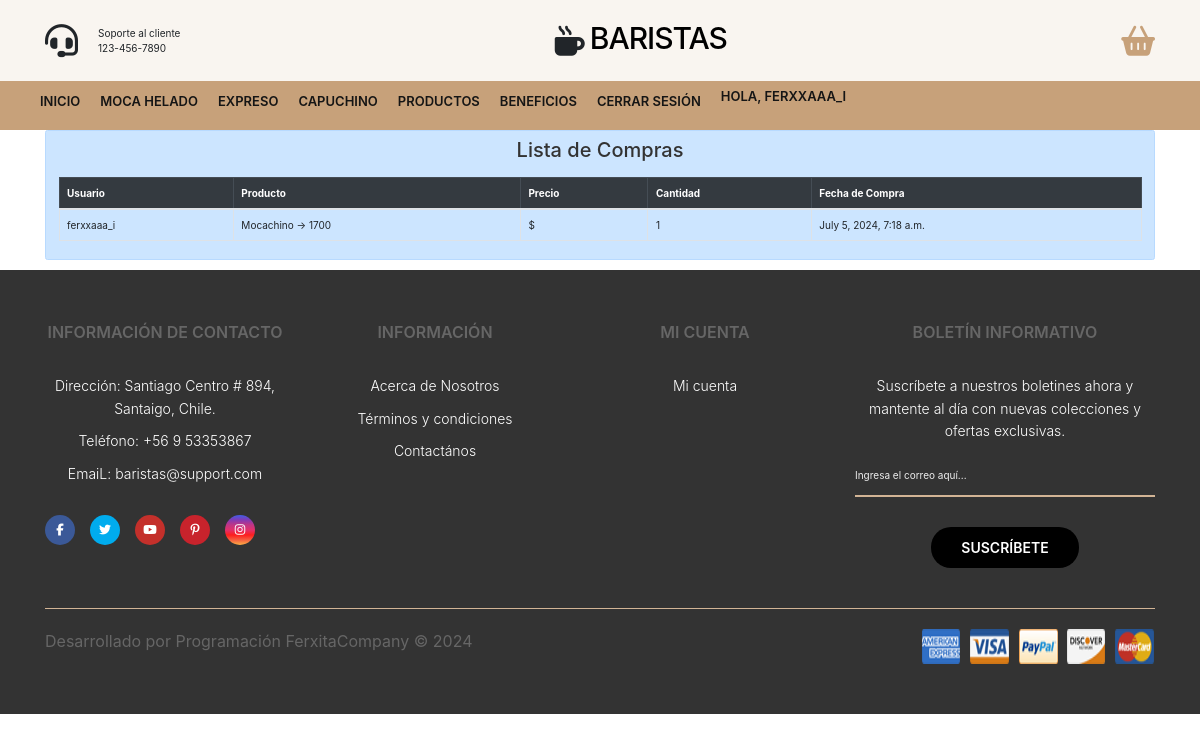
The page /proyecto/admin/lista-compras/ (signed in) on the database its author committed.
### proyecto/models.py (models this page shows, shortened)
class Compra(models.Model):
    usuario = models.ForeignKey(User, on_delete=models.CASCADE)
    producto = models.ForeignKey(Producto, on_delete=models.CASCADE)
    cantidad = models.PositiveIntegerField(default=1)
    precio_unitario = models.DecimalField(max_digits=10, decimal_places=0)
    total = models.DecimalField(max_digits=10, decimal_places=0)
    fecha_compra = models.DateTimeField(auto_now_add=True)
    def total(self):
        return self.precio * self.cantidad

class Producto(models.Model):
    nombre = models.CharField(max_length=64)
    categoria = models.CharField(max_length=32)
    precio = models.DecimalField(max_digits=10, decimal_places=0)
    imagen = models.ImageField(upload_to='productos/', default='img/default.jpg')
    def __str__(self):
        return f'{self.nombre} -> {self.precio}'

### proyecto/views.py (the view)
# urls.py: path('admin/lista-compras/', views.lista_compras, name='lista_compras'),
def lista_compras(request):
    compras = Compra.objects.all()
    return render(request, 'proyecto/lista_compras.html', {'compras': compras})

### proyecto/context_processor.py (called while the page is built)
def total_carrito(request):
    total = 0
    if request.user.is_authenticated:
        if "carrito" in request.session.keys():
            for key, value in request.session["carrito"].items():
                total += int(value["acumulado"])
    return {"total_carrito": total}

### proyecto/templates/proyecto/lista_compras.html
{% extends 'proyecto/base.html' %}
{% block content %}
<div class="container">
    <div class="alert alert-primary" role="alert">
        <h2 class="text-center mb-4">Lista de Compras</h2>
        <div class="table-responsive">
            <table class="table table-bordered">
                <thead class="table-dark">
                    <tr>
                        <th scope="col">Usuario</th>
                        <th scope="col">Producto</th>
                        <th scope="col">Precio</th>
                        <th scope="col">Cantidad</th>
                        <th scope="col">Fecha de Compra</th>
                    </tr>
                </thead>
                <tbody>
                    {% for compra in compras %}
                        <tr>
                            <td>{{ compra.usuario.username }}</td>
                            <td>{{ compra.producto }}</td>
                            <td>${{ compra.precio }}</td>
                            <td>{{ compra.cantidad }}</td>
                            <td>{{ compra.fecha_compra }}</td>
                        </tr>
                    {% endfor %}
                </tbody>
            </table>
        </div>
    </div>
</div>
{% endblock %}

### proyecto/templates/proyecto/base.html (shortened to what this page needs)
{% load static %}
<!DOCTYPE html>
<html lang="en">
	<head>
		<link rel="stylesheet"  href="{% static 'css/styles.css'  %}">
		<link rel="stylesheet" href="https://stackpath.bootstrapcdn.com/bootstrap/4.5.2/css/bootstrap.min.css">
	</head>
	<body>
		<header>
			<div class="container-hero">
				<div class="container hero">
					<div class="customer-support">
						<i class="fa-solid fa-headset"></i>
						<div class="content-customer-support">
							<span class="text">Soporte al cliente</span>
							<span class="number">123-456-7890</span>
						</div>
					</div>
					<div class="container-logo">
						<i class="fa-solid fa-mug-hot"></i>
						<h1 class="logo"><a href="{% url 'home' %}">Baristas</a></h1>
					</div>
					<div class="container-user">
						<div class="content-shopping-cart">
							<a href="{% url 'carrito' %}">
								<i class="fa-solid fa-basket-shopping"></i>
							</a>
						</div>
					</div>
				</div>
			</div>
			<div class="container-navbar">
				<nav class="navbar container">
					<ul class="menu">
						<li><a href="{% url 'home' %}">Inicio</a></li>
						<li><a href="{% url 'moca' %}">Moca Helado</a></li>
						<li><a href="{% url 'expreso' %}">Expreso</a></li>
						<li><a href="{% url 'capuchino' %}">Capuchino</a></li>
						<li><a href="{% url 'tienda' %}">Productos</a></li>
						<li><a href="{% url 'beneficio' %}">Beneficios</a></li>
						<li><a href="{% url 'logout' %}" id="logout-link">Cerrar sesión</a></li>
						<li class="dropdown">
							<div class="container-user">
								{% if user.is_authenticated %}
									<a href="{% url 'profile' %}" class="username">Hola, {{ user.username }}</a>
								{% else %}
									<a href="{% url 'login_t' %}">
										<i class="fa-solid fa-user"></i>
									</a>
								{% endif %}
							</div>
						</li>
					</ul>
				</nav>
			</div>
		</header>
        {% block content %} {% endblock %}
        <footer class="footer">
			<div class="container container-footer">
				<div class="menu-footer">
					<div class="contact-info">
						<p class="title-footer">Información de Contacto</p>
						<ul>
							<li>
								Dirección: Santiago Centro # 894, Santaigo, Chile.
							</li>
							<li>Teléfono: +56 9 53353867</li>
							<li>EmaiL: baristas@support.com</li>
						</ul>
						<div class="social-icons">
							<span class="facebook">
								<i class="fa-brands fa-facebook-f"></i>
							</span>
							<span class="twitter">
								<i class="fa-brands fa-twitter"></i>
							</span>
							<span class="youtube">
								<i class="fa-brands fa-youtube"></i>
							</span>
							<span class="pinterest">
								<i class="fa-brands fa-pinterest-p"></i>
							</span>
							<span class="instagram">
								<i class="fa-brands fa-instagram"></i>
							</span>
						</div>
					</div>
					<div class="information">
						<p class="title-footer">Información</p>
						<ul>
							<li><a href="{% url 'nosotros' %}">Acerca de Nosotros</a></li>
							<li><a href="#">Términos y condiciones</a></li>
							<li><a href="#">Contactános</a></li>
						</ul>
					</div>
					<div class="my-account">
						<p class="title-footer">Mi cuenta</p>
						<ul>
							<li><a href="{% url 'login_t' %}">Mi cuenta</a></li>
						</ul>
					</div>
					<div class="newsletter">
						<p class="title-footer">Boletín informativo</p>
						<div class="content">
							<p>
								Suscríbete a nuestros boletines ahora y mantente al
								día con nuevas colecciones y ofertas exclusivas.
							</p>
							<input type="email" id="emailInput" placeholder="Ingresa el correo aquí...">
							<button onclick="subscribe()">Suscríbete</button>
						</div>
					</div>
				</div>
				<div class="copyright">
					<p>
						Desarrollado por Programación FerxitaCompany &copy; 2024
					</p>
					<img src="{% static 'img/payment.png'  %}" alt="Pagos">
				</div>
			</div>
		</footer>
	</body>
</html>

### proyecto/static/css/styles.css (style rules this page uses)
:root { --primary-color: #c7a17a; --background-color: #f9f5f0; --dark-color: #151515; }
html { font-size: 62.5%; font-family: 'Poppins', sans-serif; }
* { margin: 0; padding: 0; box-sizing: border-box; }
.container { max-width: 120rem; margin: 0 auto; }
.container-hero { background-color: var(--background-color); }
.hero { display: flex; justify-content: space-between; align-items: center; padding: 2rem 0; }
.customer-support { display: flex; align-items: center; gap: 2rem; }
.customer-support i { font-size: 3.3rem; }
.content-customer-support { display: flex; flex-direction: column; }
.container-logo { display: flex; align-items: center; gap: 0.5rem; }
.container-logo i { font-size: 3rem; }
.container-logo h1 a { text-decoration: none; color: #000; font-size: 3rem; text-transform: uppercase; letter-spacing: -1px; }
.container-user { display: flex; gap: 1rem; cursor: pointer; }
.container-user .fa-basket-shopping { font-size: 3rem; color: var(--primary-color); padding-left: 1rem; }
.content-shopping-cart { display: flex; flex-direction: column; }
.container-navbar { background-color: var(--primary-color); }
.navbar { display: flex; justify-content: space-between; align-items: center; padding: 1rem 0; }
.menu { display: flex; gap: 2rem; }
.menu li { list-style: none; }
.menu a { text-decoration: none; font-size: 1.3rem; color: var(--dark-color); font-weight: 600; text-transform: uppercase; position: relative; }
.menu a::after { content: ''; width: 1.5rem; height: 1px; background-color: #fff; position: absolute; bottom: -3px; left: 50%; transform: translate(-50%, 50%); opacity: 0; transition: all 0.3s ease; }
.footer { background-color: var(--primary-color); }
.container-footer { display: flex; flex-direction: column; gap: 4rem; padding: 3rem; }
.menu-footer { display: grid; grid-template-columns: repeat(3, 1fr) 30rem; gap: 3rem; justify-items: center; }
.title-footer { font-weight: 600; font-size: 1.6rem; text-transform: uppercase; }
.contact-info, .information, .my-account, .newsletter { display: flex; flex-direction: column; gap: 2rem; }
.contact-info ul, .information ul, .my-account ul { display: flex; flex-direction: column; gap: 1rem; }
.contact-info ul li, .information ul li, .my-account ul li { list-style: none; color: #fff; font-size: 1.4rem; font-weight: 300; }
.information ul li a, .my-account ul li a { text-decoration: none; color: #fff; font-weight: 300; }
.social-icons { display: flex; gap: 1.5rem; }
.social-icons span { border-radius: 50%; width: 3rem; height: 3rem; display: flex; align-items: center; justify-content: center; }
.social-icons span i { color: #fff; font-size: 1.2rem; }
.facebook { background-color: #3b5998; }
.twitter { background-color: #00acee; }
.youtube { background-color: #c4302b; }
.pinterest { background-color: #c8232c; }
.instagram { background: linear-gradient( #405de6, #833ab4, #c13584, #e1306c, #fd1d1d, #f56040, #fcaf45 ); }
.content p { font-size: 1.4rem; color: #fff; font-weight: 300; }
.content input { outline: none; background: none; border: none; border-bottom: 2px solid #d2b495; cursor: pointer; padding: 0.5rem 0 1.2rem; color: var(--dark-color); display: block; margin-bottom: 3rem; margin-top: 2rem; width: 100%; font-family: inherit; }
.content button { border: none; background-color: #000; color: #fff; text-transform: uppercase; padding: 1rem 3rem; border-radius: 2rem; font-size: 1.4rem; font-family: inherit; cursor: pointer; font-weight: 600; }
.copyright { display: flex; justify-content: space-between; padding-top: 2rem; border-top: 1px solid #d2b495; }
.copyright p { font-weight: 400; font-size: 1.6rem; }
body { font-family: Arial, sans-serif; background-color: #f0f0f0; margin: 0; padding: 0; }
h2, h3 { font-size: 24px; color: #333; margin-bottom: 10px; }
p, ul, li { font-size: 18px; color: #666; line-height: 1.6; }
ul { list-style-type: none; padding: 0; }
.footer { clear: both; background-color: #333; color: #fff; padding: 20px; text-align: center; }
.username { font-size: 1.3rem; color: #fff; cursor: pointer; display: flex; align-items: center; position: relative; }

### rows shown on the page
Compra: usuario.username "ferxxaaa_i", producto "Mocachino -> 1700", cantidad "1", fecha_compra "July 5, 2024, 7:18 a.m."

### other values the page prints
{{ user.username }} "FERXXAAA_I"
